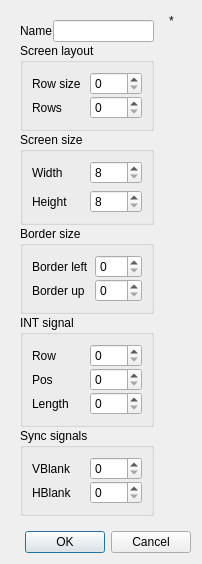
<?xml version="1.0" encoding="UTF-8"?>
<ui version="4.0">
 <class>LayEditor</class>
 <widget class="QDialog" name="LayEditor">
  <property name="windowModality">
   <enum>Qt::WindowModal</enum>
  </property>
  <property name="geometry">
   <rect>
    <x>0</x>
    <y>0</y>
    <width>202</width>
    <height>546</height>
   </rect>
  </property>
  <property name="windowTitle">
   <string>Xpeccy+ layout editor</string>
  </property>
  <layout class="QVBoxLayout" name="verticalLayout_2">
   <item>
    <layout class="QHBoxLayout" name="horizontalLayout_3">
     <item>
      <widget class="QWidget" name="layWidget" native="true">
       <layout class="QVBoxLayout" name="verticalLayout">
        <property name="spacing">
         <number>1</number>
        </property>
        <item>
         <layout class="QHBoxLayout" name="horizontalLayout_2">
          <item>
           <widget class="QLabel" name="label_10">
            <property name="text">
             <string>Name</string>
            </property>
           </widget>
          </item>
          <item>
           <widget class="QLineEdit" name="layName">
            <property name="toolTip">
             <string>Name of the layout</string>
            </property>
           </widget>
          </item>
         </layout>
        </item>
        <item>
         <widget class="QGroupBox" name="groupBox_2">
          <property name="title">
           <string>Screen layout</string>
          </property>
          <property name="checkable">
           <bool>false</bool>
          </property>
          <layout class="QGridLayout" name="gridLayout_2">
           <property name="verticalSpacing">
            <number>1</number>
           </property>
           <item row="0" column="0">
            <widget class="QLabel" name="label">
             <property name="toolTip">
              <string>Dots in one line, blanking included.
A dot is one screen pixel, two of them to a T-state</string>
             </property>
             <property name="text">
              <string>Row size</string>
             </property>
            </widget>
           </item>
           <item row="1" column="1">
            <widget class="QSpinBox" name="rowsBox">
             <property name="toolTip">
              <string>Lines in one frame, blanking included</string>
             </property>
             <property name="maximum">
              <number>512</number>
             </property>
            </widget>
           </item>
           <item row="1" column="0">
            <widget class="QLabel" name="label_2">
             <property name="toolTip">
              <string>Lines in one frame, blanking included</string>
             </property>
             <property name="text">
              <string>Rows</string>
             </property>
            </widget>
           </item>
           <item row="0" column="1">
            <widget class="QSpinBox" name="lineBox">
             <property name="toolTip">
              <string>Dots in one line, blanking included.
A dot is one screen pixel, two of them to a T-state</string>
             </property>
             <property name="maximum">
              <number>512</number>
             </property>
            </widget>
           </item>
          </layout>
         </widget>
        </item>
        <item>
         <widget class="QGroupBox" name="groupBox_5">
          <property name="title">
           <string>Screen size</string>
          </property>
          <layout class="QGridLayout" name="gridLayout_7">
           <item row="0" column="0">
            <widget class="QLabel" name="label_11">
             <property name="toolTip">
              <string>Screen width in dots, without the border (256 on a ZX)</string>
             </property>
             <property name="text">
              <string>Width</string>
             </property>
            </widget>
           </item>
           <item row="1" column="0">
            <widget class="QLabel" name="label_12">
             <property name="toolTip">
              <string>Screen height in lines, without the border (192 on a ZX)</string>
             </property>
             <property name="text">
              <string>Height</string>
             </property>
            </widget>
           </item>
           <item row="0" column="1">
            <widget class="QSpinBox" name="sbScrW">
             <property name="toolTip">
              <string>Screen width in dots, without the border (256 on a ZX)</string>
             </property>
             <property name="minimum">
              <number>8</number>
             </property>
             <property name="maximum">
              <number>320</number>
             </property>
            </widget>
           </item>
           <item row="1" column="1">
            <widget class="QSpinBox" name="sbScrH">
             <property name="toolTip">
              <string>Screen height in lines, without the border (192 on a ZX)</string>
             </property>
             <property name="minimum">
              <number>8</number>
             </property>
             <property name="maximum">
              <number>256</number>
             </property>
            </widget>
           </item>
          </layout>
         </widget>
        </item>
        <item>
         <widget class="QGroupBox" name="groupBox_4">
          <property name="title">
           <string>Border size</string>
          </property>
          <layout class="QGridLayout" name="gridLayout_4">
           <property name="verticalSpacing">
            <number>1</number>
           </property>
           <item row="0" column="0">
            <widget class="QLabel" name="label_3">
             <property name="toolTip">
              <string>Dots between the blanking and the left of the screen</string>
             </property>
             <property name="text">
              <string>Border left</string>
             </property>
            </widget>
           </item>
           <item row="0" column="1">
            <widget class="QSpinBox" name="brdLBox">
             <property name="toolTip">
              <string>Dots between the blanking and the left of the screen</string>
             </property>
             <property name="maximum">
              <number>512</number>
             </property>
            </widget>
           </item>
           <item row="1" column="0">
            <widget class="QLabel" name="label_7">
             <property name="toolTip">
              <string>Lines between the blanking and the top of the screen</string>
             </property>
             <property name="text">
              <string>Border up</string>
             </property>
            </widget>
           </item>
           <item row="1" column="1">
            <widget class="QSpinBox" name="brdUBox">
             <property name="toolTip">
              <string>Lines between the blanking and the top of the screen</string>
             </property>
             <property name="maximum">
              <number>512</number>
             </property>
            </widget>
           </item>
          </layout>
         </widget>
        </item>
        <item>
         <widget class="QGroupBox" name="groupBox">
          <property name="title">
           <string>INT signal</string>
          </property>
          <layout class="QGridLayout" name="gridLayout">
           <property name="verticalSpacing">
            <number>1</number>
           </property>
           <item row="0" column="0">
            <widget class="QLabel" name="label_4">
             <property name="toolTip">
              <string>Line the interrupt starts on</string>
             </property>
             <property name="text">
              <string>Row</string>
             </property>
            </widget>
           </item>
           <item row="0" column="1">
            <widget class="QSpinBox" name="intRowBox">
             <property name="toolTip">
              <string>Line the interrupt starts on</string>
             </property>
             <property name="maximum">
              <number>512</number>
             </property>
            </widget>
           </item>
           <item row="1" column="0">
            <widget class="QLabel" name="label_5">
             <property name="toolTip">
              <string>Dot in that line the interrupt starts at</string>
             </property>
             <property name="text">
              <string>Pos</string>
             </property>
            </widget>
           </item>
           <item row="1" column="1">
            <widget class="QSpinBox" name="intPosBox">
             <property name="toolTip">
              <string>Dot in that line the interrupt starts at</string>
             </property>
             <property name="maximum">
              <number>512</number>
             </property>
            </widget>
           </item>
           <item row="2" column="0">
            <widget class="QLabel" name="label_6">
             <property name="toolTip">
              <string>How long the interrupt is held, in dots
(two dots to a T-state)</string>
             </property>
             <property name="text">
              <string>Length</string>
             </property>
            </widget>
           </item>
           <item row="2" column="1">
            <widget class="QSpinBox" name="intLenBox">
             <property name="toolTip">
              <string>How long the interrupt is held, in dots
(two dots to a T-state)</string>
             </property>
             <property name="maximum">
              <number>512</number>
             </property>
            </widget>
           </item>
          </layout>
         </widget>
        </item>
        <item>
         <widget class="QGroupBox" name="groupBox_3">
          <property name="title">
           <string>Sync signals</string>
          </property>
          <layout class="QGridLayout" name="gridLayout_3">
           <property name="verticalSpacing">
            <number>1</number>
           </property>
           <item row="0" column="1">
            <widget class="QSpinBox" name="vsyncBox">
             <property name="toolTip">
              <string>Blanked lines at the start of a frame</string>
             </property>
             <property name="maximum">
              <number>512</number>
             </property>
            </widget>
           </item>
           <item row="1" column="0">
            <widget class="QLabel" name="label_9">
             <property name="toolTip">
              <string>Blanked dots at the start of a line</string>
             </property>
             <property name="text">
              <string>HBlank</string>
             </property>
            </widget>
           </item>
           <item row="0" column="0">
            <widget class="QLabel" name="label_8">
             <property name="toolTip">
              <string>Blanked lines at the start of a frame</string>
             </property>
             <property name="text">
              <string>VBlank</string>
             </property>
            </widget>
           </item>
           <item row="1" column="1">
            <widget class="QSpinBox" name="hsyncBox">
             <property name="toolTip">
              <string>Blanked dots at the start of a line</string>
             </property>
             <property name="maximum">
              <number>512</number>
             </property>
            </widget>
           </item>
          </layout>
         </widget>
        </item>
        <item>
         <spacer name="verticalSpacer">
          <property name="orientation">
           <enum>Qt::Vertical</enum>
          </property>
          <property name="sizeHint" stdset="0">
           <size>
            <width>20</width>
            <height>40</height>
           </size>
          </property>
         </spacer>
        </item>
       </layout>
      </widget>
     </item>
     <item>
      <layout class="QGridLayout" name="gridLayout_5">
       <item row="1" column="0">
        <spacer name="verticalSpacer_2">
         <property name="orientation">
          <enum>Qt::Vertical</enum>
         </property>
         <property name="sizeHint" stdset="0">
          <size>
           <width>20</width>
           <height>40</height>
          </size>
         </property>
        </spacer>
       </item>
       <item row="0" column="0">
        <widget class="QLabel" name="showField">
         <property name="toolTip">
          <string>Blue: the visible frame. Gray: the screen.
Red: the interrupt</string>
         </property>
         <property name="text">
          <string>*</string>
         </property>
        </widget>
       </item>
       <item row="0" column="1">
        <spacer name="horizontalSpacer_2">
         <property name="orientation">
          <enum>Qt::Horizontal</enum>
         </property>
         <property name="sizeHint" stdset="0">
          <size>
           <width>40</width>
           <height>20</height>
          </size>
         </property>
        </spacer>
       </item>
      </layout>
     </item>
    </layout>
   </item>
   <item>
    <layout class="QHBoxLayout" name="horizontalLayout">
     <item>
      <widget class="QLabel" name="infLabel">
       <property name="text">
        <string/>
       </property>
      </widget>
     </item>
     <item>
      <spacer name="horizontalSpacer">
       <property name="orientation">
        <enum>Qt::Horizontal</enum>
       </property>
       <property name="sizeHint" stdset="0">
        <size>
         <width>40</width>
         <height>20</height>
        </size>
       </property>
      </spacer>
     </item>
     <item>
      <widget class="QPushButton" name="okButton">
       <property name="text">
        <string>OK</string>
       </property>
       <property name="icon">
        <iconset resource="../xpeccy.qrc">
         <normaloff>:/images/ok-apply.png</normaloff>:/images/ok-apply.png</iconset>
       </property>
      </widget>
     </item>
     <item>
      <widget class="QPushButton" name="cnButton">
       <property name="text">
        <string>Cancel</string>
       </property>
       <property name="icon">
        <iconset resource="../xpeccy.qrc">
         <normaloff>:/images/cancel.png</normaloff>:/images/cancel.png</iconset>
       </property>
      </widget>
     </item>
    </layout>
   </item>
  </layout>
 </widget>
 <tabstops>
  <tabstop>layName</tabstop>
  <tabstop>lineBox</tabstop>
  <tabstop>rowsBox</tabstop>
  <tabstop>sbScrW</tabstop>
  <tabstop>sbScrH</tabstop>
  <tabstop>brdLBox</tabstop>
  <tabstop>brdUBox</tabstop>
  <tabstop>intRowBox</tabstop>
  <tabstop>intPosBox</tabstop>
  <tabstop>intLenBox</tabstop>
  <tabstop>vsyncBox</tabstop>
  <tabstop>hsyncBox</tabstop>
  <tabstop>okButton</tabstop>
  <tabstop>cnButton</tabstop>
 </tabstops>
 <resources>
  <include location="../xpeccy.qrc"/>
 </resources>
 <connections/>
</ui>
